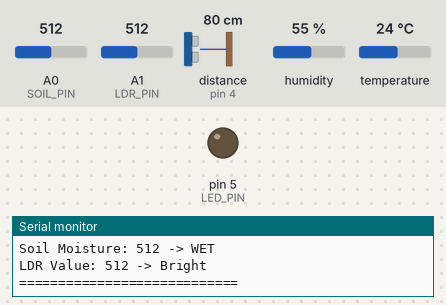
A sketch run on a simulated Arduino Uno, built with avr-gcc and run on an emulated ATmega328P. Parts: output pins drawn as LEDs (lit = HIGH), the last lines printed to the serial monitor. Wiring (inferred from the names in the program): ultrasonic range finder: trigger pin 3; echo pin 4. The test bench sets the inputs (shaded band); at power-on: A1 (LDR_PIN) = 512, A0 (SOIL_PIN) = 512, distance to the obstacle (sensor on pin 4) 80 cm, humidity 55 %, temperature 24 °C. The echo pulse lasts 58.3 µs per cm; pins used as bus, display or sensor lines are not drawn.

Above: at 2.9 s.
3.0 s: A1 (LDR_PIN) set to 209
5.9 s: A1 (LDR_PIN) set to 190
At 7.3 s:
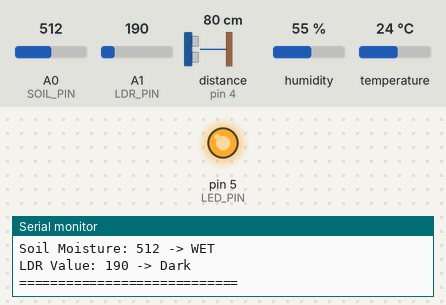
18.7 s: A1 (LDR_PIN) set to 210
At 20.4 s:
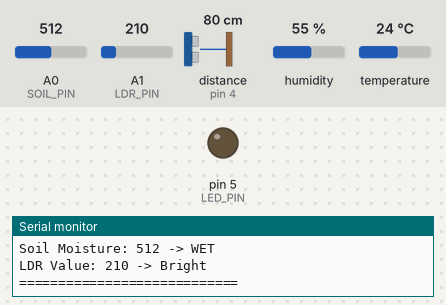
Timing chart, 0 to 21.9 s (numbered marks = the images above; inputs shaded):
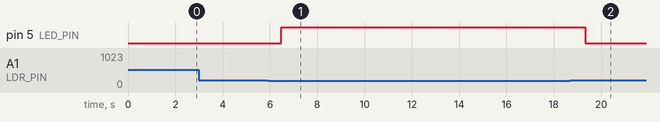

The sketch:

MultiSensorIntegrated.ino
```cpp
// === Include Required Libraries ===
#include <DHT.h>

// === Define Sensor Pins ===
#define DHTPIN 2          // DHT11 connected to digital pin 2
#define DHTTYPE DHT11     // DHT 11 sensor type
#define TRIG_PIN 3        // Ultrasonic sensor TRIG pin
#define ECHO_PIN 4        // Ultrasonic sensor ECHO pin
#define SOIL_PIN A0       // Soil moisture sensor connected to A0
#define LDR_PIN A1        // LDR sensor connected to A1
#define LED_PIN 5         // LED output pin

// === Initialize Sensor Instances ===
DHT dht(DHTPIN, DHTTYPE);

void setup() {
  Serial.begin(9600);
  dht.begin();

  pinMode(TRIG_PIN, OUTPUT);
  pinMode(ECHO_PIN, INPUT);
  pinMode(LED_PIN, OUTPUT);

  Serial.println("Multi-Sensor Monitoring Started...");
}

void loop() {
  // === Read DHT11 Sensor ===
  float tempC = dht.readTemperature();
  float hum = dht.readHumidity();

  // === Read Ultrasonic Sensor ===
  digitalWrite(TRIG_PIN, LOW);
  delayMicroseconds(2);
  digitalWrite(TRIG_PIN, HIGH);
  delayMicroseconds(10);
  digitalWrite(TRIG_PIN, LOW);
  long duration = pulseIn(ECHO_PIN, HIGH);
  float distance = duration * 0.034 / 2;

  // === Read Soil Moisture ===
  int soilValue = analogRead(SOIL_PIN);
  String soilStatus = (soilValue > 800) ? "DRY" : "WET";

  // === Read LDR ===
  int ldrValue = analogRead(LDR_PIN);
  String lightStatus = (ldrValue < 200) ? "Dark" : "Bright";

  // === LED Control based on LDR ===
  if (ldrValue < 200) {
    digitalWrite(LED_PIN, HIGH);  // Turn on LED in darkness
  } else {
    digitalWrite(LED_PIN, LOW);   // Turn off LED in light
  }

  // === Print All Readings ===
  Serial.println("============================");
  Serial.print("Temperature: "); Serial.print(tempC); Serial.println(" °C");
  Serial.print("Humidity: "); Serial.print(hum); Serial.println(" %");
  Serial.print("Distance: "); Serial.print(distance); Serial.println(" cm");
  Serial.print("Soil Moisture: "); Serial.print(soilValue); Serial.print(" -> "); Serial.println(soilStatus);
  Serial.print("LDR Value: "); Serial.print(ldrValue); Serial.print(" -> "); Serial.println(lightStatus);
  Serial.println("============================\n");

  delay(2000);  // Delay between readings
}
```

Measured:
- the behaviour switches between 200 and 199 on A1 (LDR_PIN) (found by bisection; images 0 and 1)
- after the input at 5.9 s, pin 5 (LED_PIN): LOW → HIGH after 0.57 s
- after the input at 18.7 s, pin 5 (LED_PIN): HIGH → LOW after 0.63 s
